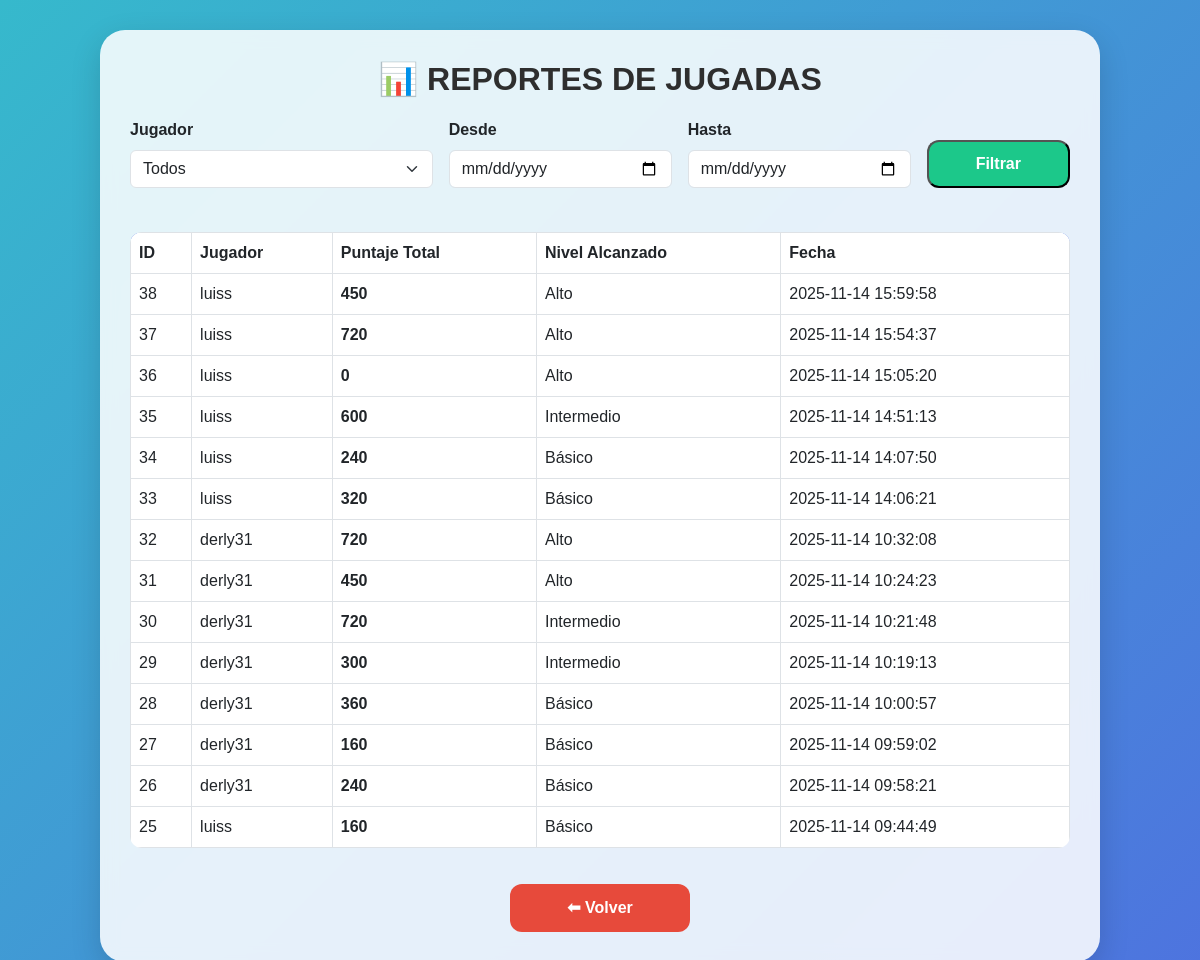
Screenshot of /admin/reportes.php (signed in) with the database file from the repository.
### tables this page shows
CREATE TABLE `reportes` (
  `id` int(11) NOT NULL,
  `jugador_id` int(11) NOT NULL,
  `puntaje_total` int(11) DEFAULT 0,
  `nivel_alcanzado` varchar(50) DEFAULT NULL,
  `fecha` datetime DEFAULT current_timestamp()
);

CREATE TABLE `usuarios` (
  `id` int(11) NOT NULL,
  `usuario` varchar(100) NOT NULL,
  `email` varchar(150) NOT NULL,
  `password_hash` varchar(255) DEFAULT NULL,
  `rol_id` int(11) NOT NULL,
  `aprobado` tinyint(1) NOT NULL DEFAULT 0,
  `puntos` int(11) NOT NULL,
  `creado_en` datetime DEFAULT current_timestamp()
);

### admin/reportes.php (the view, shortened to what this page needs)
<?php
require '../config/conexion.php';
$where = "1";
$params = [];
$sql = "SELECT
            r.id,
            u.usuario,
            r.puntaje_total,
            r.nivel_alcanzado,
            r.fecha
        FROM reportes r
        JOIN usuarios u ON r.jugador_id = u.id
        WHERE $where
        ORDER BY r.fecha DESC";
$stmt = $pdo->prepare($sql);
$stmt->execute($params);
$reportes = $stmt->fetchAll(PDO::FETCH_ASSOC);
?>
<!DOCTYPE html>
<html lang="es">
<head>
  <link href="https://cdn.jsdelivr.net/npm/bootstrap@5.3.0/dist/css/bootstrap.min.css" rel="stylesheet">
</head>
<body>
<div class="contenedor">
  <h2>📊 REPORTES DE JUGADAS</h2>
  <form class="row g-3 mb-4" method="GET">
    <div class="col-md-4">
      <label class="form-label">Jugador</label>
      <select class="form-select" name="jugador_id">
        <option value="">Todos</option>
      </select>
    </div>
    <div class="col-md-3">
      <label class="form-label">Desde</label>
      <input class="form-control" type="date" name="desde"
             value="<?= $_GET['desde'] ?? '' ?>">
    </div>
    <div class="col-md-3">
      <label class="form-label">Hasta</label>
      <input class="form-control" type="date" name="hasta"
             value="<?= $_GET['hasta'] ?? '' ?>">
    </div>
    <div class="col-md-2 d-flex align-items-end">
      <button class="btn-filtrar">Filtrar</button>
    </div>
  </form>
  <div class="table-responsive">
    <table class="table table-bordered table-hover">
      <thead>
        <tr>
          <th>ID</th>
          <th>Jugador</th>
          <th>Puntaje Total</th>
          <th>Nivel Alcanzado</th>
          <th>Fecha</th>
        </tr>
      </thead>
      <tbody>
        <?php if (count($reportes) === 0): ?>
            <tr>
              <td colspan="5" class="text-center text-muted">No se encontraron resultados</td>
            </tr>
        <?php else: ?>
          <?php foreach ($reportes as $r): ?>
            <tr>
              <td><?= $r['id'] ?></td>
              <td><?= htmlspecialchars($r['usuario']) ?></td>
              <td><strong><?= $r['puntaje_total'] ?></strong></td>
              <td><?= htmlspecialchars($r['nivel_alcanzado']) ?></td>
              <td><?= $r['fecha'] ?></td>
            </tr>
          <?php endforeach; ?>
        <?php endif; ?>
      </tbody>
    </table>
  </div>
  <a href="panel_admin.php" class="btn-volver">⬅ Volver</a>
</div>
</body>
</html>

### admin/reportes.php (style rules this page uses)
body { background: linear-gradient(135deg, #36b9cc, #4e73df); min-height: 100vh; padding: 30px; font-family: "Poppins", sans-serif; }
.contenedor { background: #ffffffdd; backdrop-filter: blur(8px); padding: 30px; border-radius: 25px; max-width: 1000px; margin: auto; box-shadow: 0 10px 30px rgba(0,0,0,0.15); animation: fadeIn 0.6s ease-out; }
h2 { font-weight: 900; color: #2e2e2e; text-align: center; margin-bottom: 20px; }
.form-label { font-weight: 600; }
table { margin-top: 20px; border-radius: 12px; overflow: hidden; }
thead { background: #4e73df; color: white; }
.btn-filtrar { background: #1cc88a; color: white; font-weight: bold; border-radius: 12px; padding: 10px 15px; width: 100%; }
.btn-volver { display: block; width: 180px; margin: 20px auto 0; text-align: center; background: #e74a3b; color: white; padding: 12px; font-weight: bold; border-radius: 12px; text-decoration: none; }

### rows the page displays
reportes: id "38", jugador.usuario "luiss", puntaje_total "450", nivel_alcanzado "Alto", fecha "2025-11-14 15:59:58"
reportes: id "37", jugador.usuario "luiss", puntaje_total "720", nivel_alcanzado "Alto", fecha "2025-11-14 15:54:37"
reportes: id "36", jugador.usuario "luiss", puntaje_total "0", nivel_alcanzado "Alto", fecha "2025-11-14 15:05:20"
reportes: id "35", jugador.usuario "luiss", puntaje_total "600", nivel_alcanzado "Intermedio", fecha "2025-11-14 14:51:13"
reportes: id "34", jugador.usuario "luiss", puntaje_total "240", nivel_alcanzado "Básico", fecha "2025-11-14 14:07:50"
reportes: id "33", jugador.usuario "luiss", puntaje_total "320", nivel_alcanzado "Básico", fecha "2025-11-14 14:06:21"
reportes: id "32", jugador.usuario "derly31", puntaje_total "720", nivel_alcanzado "Alto", fecha "2025-11-14 10:32:08"
reportes: id "31", jugador.usuario "derly31", puntaje_total "450", nivel_alcanzado "Alto", fecha "2025-11-14 10:24:23"
reportes: id "30", jugador.usuario "derly31", puntaje_total "720", nivel_alcanzado "Intermedio", fecha "2025-11-14 10:21:48"
reportes: id "29", jugador.usuario "derly31", puntaje_total "300", nivel_alcanzado "Intermedio", fecha "2025-11-14 10:19:13"
reportes: id "28", jugador.usuario "derly31", puntaje_total "360", nivel_alcanzado "Básico", fecha "2025-11-14 10:00:57"
reportes: id "27", jugador.usuario "derly31", puntaje_total "160", nivel_alcanzado "Básico", fecha "2025-11-14 09:59:02"
reportes: id "26", jugador.usuario "derly31", puntaje_total "240", nivel_alcanzado "Básico", fecha "2025-11-14 09:58:21"
reportes: id "25", jugador.usuario "luiss", puntaje_total "160", nivel_alcanzado "Básico", fecha "2025-11-14 09:44:49"
